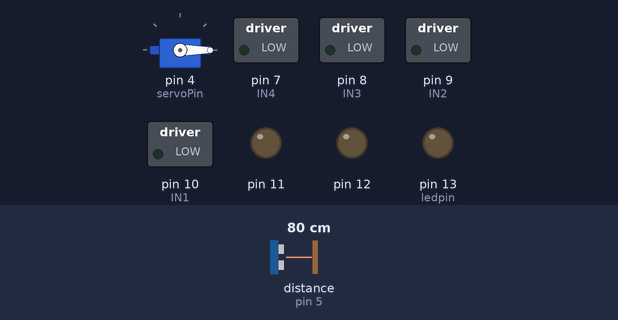
Recording of a sketch running on a simulated Arduino Uno, built with avr-gcc and run on an emulated ATmega328P. Shown: servo, switched loads named in the sketch (green lamp = pin HIGH), output pins drawn as LEDs (lit = HIGH). Wiring (inferred from the names in the program): ultrasonic range finder: trigger pin 6; echo pin 5. Inputs (shaded band) come from the test bench; at power-on: distance to the obstacle (sensor on pin 5) 80 cm. The echo pulse lasts 58.3 µs per cm; the RemoteXY app is connected; pins used as bus, display or sensor lines are not drawn.

Above: at 2.2 s.
2.3 s: distance to the obstacle (sensor on pin 5) set to 44 cm
3.8 s: distance to the obstacle (sensor on pin 5) set to 37 cm
At 4.9 s:
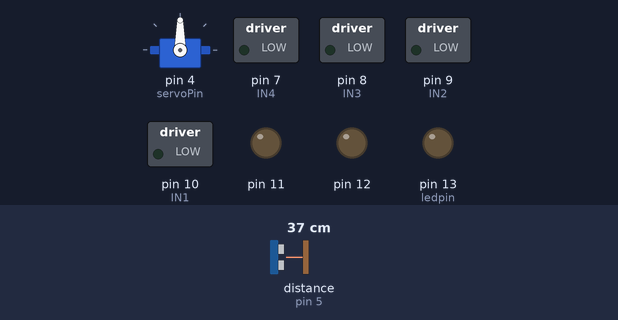
Timing chart, 0 to 11.4 s (numbered marks = the images above; inputs shaded):
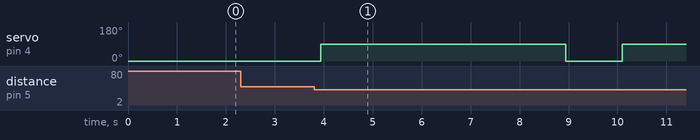

The sketch:

AuDu2.ino
```cpp
#define REMOTEXY_MODE__SOFTWARESERIAL
#include <SoftwareSerial.h>             //Including the software serial library
#include <RemoteXY.h>                   //Including the remotexy library
#include <Servo.h>                      //servo library
/* RemoteXY connection settings */
#define REMOTEXY_SERIAL_RX 2            //defining the pin 2 as RX pin
#define REMOTEXY_SERIAL_TX 3            //defining the pin 3 as TX pin
#define REMOTEXY_SERIAL_SPEED 9600      //setting baudrate at 9600

unsigned char RemoteXY_CONF[] ={ 3,0,23,0,1,5,5,15,41,11,43,43,1,2,0,6,5,27,11,5,79,78,0,79,70,70,0 };

struct {                            //Function for declaring the variables
  signed char joystick_1_x;         //joystick x-axis
  signed char joystick_1_y;         //joystick y-axis
  unsigned char switch_1;           //variables for switch
  unsigned char connect_flag;

} RemoteXY;

//defining the pins for first motor
#define IN1 10
#define IN2 9
#define ENA 12

Servo servo;
int trigPin = 6;
int echoPin = 5;
int servoPin = 4;

long duration, dist, average;
long aver[3];

//defining the pins for second motor
#define IN3 8
#define IN4 7
#define ENB 11

//defining the LED pin
#define ledpin 13

unsigned char first_motor[3] =
  {IN1, IN2, ENA};
unsigned char second_motor[3] =
  {IN3, IN4, ENB};

void Speed (unsigned char * pointer, int motor_speed)
{
  if (motor_speed>100) motor_speed=100;
  if (motor_speed<-100) motor_speed=-100;
  if (motor_speed>0) {
    digitalWrite(pointer[0], HIGH);
    digitalWrite(pointer[1], LOW);
    analogWrite(pointer[2], motor_speed*2.55);
  }
  else if (motor_speed<0) {
    digitalWrite(pointer[0], LOW);
    digitalWrite(pointer[1], HIGH);
    analogWrite(pointer[2], (-motor_speed)*2.55);
  }
  else {
    digitalWrite(pointer[0], LOW);
    digitalWrite(pointer[1], LOW);
    analogWrite(pointer[2], 0);
  }
}

void setup()
{
  //defining the motor pins as the output pins
  servo.attach(servoPin);
  pinMode(trigPin, OUTPUT);
  pinMode(echoPin, INPUT);
  servo.write(0);         //close dustbin cap on power on
  delay(1000);
  servo.detach();
  pinMode (IN1, OUTPUT);
  pinMode (IN2, OUTPUT);
  pinMode (IN3, OUTPUT);
  pinMode (IN4, OUTPUT);
  pinMode (ledpin, OUTPUT);
  RemoteXY_Init ();
}

void loop()
{
  RemoteXY_Handler ();
  digitalWrite (ledpin, (RemoteXY.switch_1==0)?LOW:HIGH);
  Speed (first_motor, RemoteXY.joystick_1_y - RemoteXY.joystick_1_x);
  Speed (second_motor, RemoteXY.joystick_1_y + RemoteXY.joystick_1_x);

   for (int i=0;i<=2;i++) {   //average distance
    measure();
   aver[i]=dist;
    delay(50);              //delay between measurements
  }
  dist=(aver[0]+aver[1]+aver[2])/3;    //average distance by 3 measurements

  if ( dist<40 ) {
   //if hand on the distance 10...50 cm
   servo.attach(servoPin);
    delay(1);
   servo.write(90);
   delay(5000);       //wait 5 seconds
   servo.write(0);
   delay(1000);
   servo.detach();
  }
}
void measure() {
digitalWrite(trigPin, LOW);
delayMicroseconds(5);
digitalWrite(trigPin, HIGH);
delayMicroseconds(15);
digitalWrite(trigPin, LOW);
pinMode(echoPin, INPUT);
duration = pulseIn(echoPin, HIGH);
dist = (duration/2) / 29.1;    //obtain distance
}
```

Measured:
- the behaviour switches between 41 and 40 cm on distance to the obstacle (sensor on pin 5) (found by bisection; images 0 and 1)
- after the input at 2.3 s, every drawn part: stays the same
- after the input at 3.8 s, servo on pin 4 (servoPin): 0° → 90° after 0.14 s, → 0° 5.0 s later, → 90° 1.2 s later
